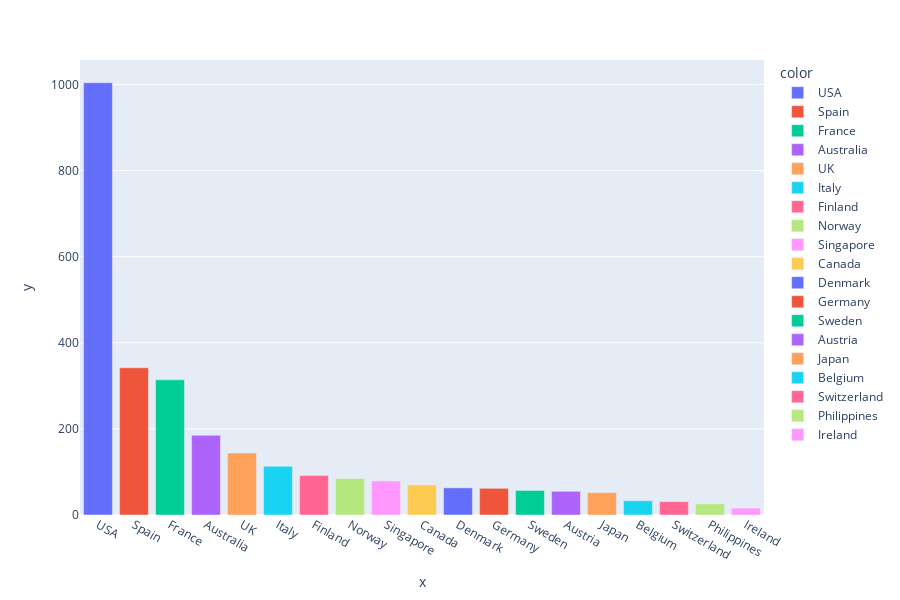

Notebook code cell kept with this figure:
### Code cell
# Grafico para los distintos paises segun el valor de COUNTRY
barplot_visualization('COUNTRY')

### Figure 1 — Plotly figure (JSON) as saved in the notebook; plotly's stock layout.template omitted (floating-point values rounded to 4 significant figures)
{"data": [{"alignmentgroup": "True", "hovertemplate": "color=USA<br>x=%{x}<br>y=%{y}<extra></extra>", "legendgroup": "USA", "marker": {"color": "#636efa", "pattern": {"shape": ""}}, "name": "USA", "offsetgroup": "USA", "orientation": "v", "showlegend": true, "textposition": "auto", "type": "bar", "x": ["USA"], "xaxis": "x", "y": [1004], "yaxis": "y"}, {"alignmentgroup": "True", "hovertemplate": "color=Spain<br>x=%{x}<br>y=%{y}<extra></extra>", "legendgroup": "Spain", "marker": {"color": "#EF553B", "pattern": {"shape": ""}}, "name": "Spain", "offsetgroup": "Spain", "orientation": "v", "showlegend": true, "textposition": "auto", "type": "bar", "x": ["Spain"], "xaxis": "x", "y": [342], "yaxis": "y"}, {"alignmentgroup": "True", "hovertemplate": "color=France<br>x=%{x}<br>y=%{y}<extra></extra>", "legendgroup": "France", "marker": {"color": "#00cc96", "pattern": {"shape": ""}}, "name": "France", "offsetgroup": "France", "orientation": "v", "showlegend": true, "textposition": "auto", "type": "bar", "x": ["France"], "xaxis": "x", "y": [314], "yaxis": "y"}, {"alignmentgroup": "True", "hovertemplate": "color=Australia<br>x=%{x}<br>y=%{y}<extra></extra>", "legendgroup": "Australia", "marker": {"color": "#ab63fa", "pattern": {"shape": ""}}, "name": "Australia", "offsetgroup": "Australia", "orientation": "v", "showlegend": true, "textposition": "auto", "type": "bar", "x": ["Australia"], "xaxis": "x", "y": [185], "yaxis": "y"}, {"alignmentgroup": "True", "hovertemplate": "color=UK<br>x=%{x}<br>y=%{y}<extra></extra>", "legendgroup": "UK", "marker": {"color": "#FFA15A", "pattern": {"shape": ""}}, "name": "UK", "offsetgroup": "UK", "orientation": "v", "showlegend": true, "textposition": "auto", "type": "bar", "x": ["UK"], "xaxis": "x", "y": [144], "yaxis": "y"}, {"alignmentgroup": "True", "hovertemplate": "color=Italy<br>x=%{x}<br>y=%{y}<extra></extra>", "legendgroup": "Italy", "marker": {"color": "#19d3f3", "pattern": {"shape": ""}}, "name": "Italy", "offsetgroup": "Italy", "orientation": "v", "showlegend": true, "textposition": "auto", "type": "bar", "x": ["Italy"], "xaxis": "x", "y": [113], "yaxis": "y"}, {"alignmentgroup": "True", "hovertemplate": "color=Finland<br>x=%{x}<br>y=%{y}<extra></extra>", "legendgroup": "Finland", "marker": {"color": "#FF6692", "pattern": {"shape": ""}}, "name": "Finland", "offsetgroup": "Finland", "orientation": "v", "showlegend": true, "textposition": "auto", "type": "bar", "x": ["Finland"], "xaxis": "x", "y": [92], "yaxis": "y"}, {"alignmentgroup": "True", "hovertemplate": "color=Norway<br>x=%{x}<br>y=%{y}<extra></extra>", "legendgroup": "Norway", "marker": {"color": "#B6E880", "pattern": {"shape": ""}}, "name": "Norway", "offsetgroup": "Norway", "orientation": "v", "showlegend": true, "textposition": "auto", "type": "bar", "x": ["Norway"], "xaxis": "x", "y": [85], "yaxis": "y"}, {"alignmentgroup": "True", "hovertemplate": "color=Singapore<br>x=%{x}<br>y=%{y}<extra></extra>", "legendgroup": "Singapore", "marker": {"color": "#FF97FF", "pattern": {"shape": ""}}, "name": "Singapore", "offsetgroup": "Singapore", "orientation": "v", "showlegend": true, "textposition": "auto", "type": "bar", "x": ["Singapore"], "xaxis": "x", "y": [79], "yaxis": "y"}, {"alignmentgroup": "True", "hovertemplate": "color=Canada<br>x=%{x}<br>y=%{y}<extra></extra>", "legendgroup": "Canada", "marker": {"color": "#FECB52", "pattern": {"shape": ""}}, "name": "Canada", "offsetgroup": "Canada", "orientation": "v", "showlegend": true, "textposition": "auto", "type": "bar", "x": ["Canada"], "xaxis": "x", "y": [70], "yaxis": "y"}, {"alignmentgroup": "True", "hovertemplate": "color=Denmark<br>x=%{x}<br>y=%{y}<extra></extra>", "legendgroup": "Denmark", "marker": {"color": "#636efa", "pattern": {"shape": ""}}, "name": "Denmark", "offsetgroup": "Denmark", "orientation": "v", "showlegend": true, "textposition": "auto", "type": "bar", "x": ["Denmark"], "xaxis": "x", "y": [63], "yaxis": "y"}, {"alignmentgroup": "True", "hovertemplate": "color=Germany<br>x=%{x}<br>y=%{y}<extra></extra>", "legendgroup": "Germany", "marker": {"color": "#EF553B", "pattern": {"shape": ""}}, "name": "Germany", "offsetgroup": "Germany", "orientation": "v", "showlegend": true, "textposition": "auto", "type": "bar", "x": ["Germany"], "xaxis": "x", "y": [62], "yaxis": "y"}, {"alignmentgroup": "True", "hovertemplate": "color=Sweden<br>x=%{x}<br>y=%{y}<extra></extra>", "legendgroup": "Sweden", "marker": {"color": "#00cc96", "pattern": {"shape": ""}}, "name": "Sweden", "offsetgroup": "Sweden", "orientation": "v", "showlegend": true, "textposition": "auto", "type": "bar", "x": ["Sweden"], "xaxis": "x", "y": [57], "yaxis": "y"}, {"alignmentgroup": "True", "hovertemplate": "color=Austria<br>x=%{x}<br>y=%{y}<extra></extra>", "legendgroup": "Austria", "marker": {"color": "#ab63fa", "pattern": {"shape": ""}}, "name": "Austria", "offsetgroup": "Austria", "orientation": "v", "showlegend": true, "textposition": "auto", "type": "bar", "x": ["Austria"], "xaxis": "x", "y": [55], "yaxis": "y"}, {"alignmentgroup": "True", "hovertemplate": "color=Japan<br>x=%{x}<br>y=%{y}<extra></extra>", "legendgroup": "Japan", "marker": {"color": "#FFA15A", "pattern": {"shape": ""}}, "name": "Japan", "offsetgroup": "Japan", "orientation": "v", "showlegend": true, "textposition": "auto", "type": "bar", "x": ["Japan"], "xaxis": "x", "y": [52], "yaxis": "y"}, {"alignmentgroup": "True", "hovertemplate": "color=Belgium<br>x=%{x}<br>y=%{y}<extra></extra>", "legendgroup": "Belgium", "marker": {"color": "#19d3f3", "pattern": {"shape": ""}}, "name": "Belgium", "offsetgroup": "Belgium", "orientation": "v", "showlegend": true, "textposition": "auto", "type": "bar", "x": ["Belgium"], "xaxis": "x", "y": [33], "yaxis": "y"}, {"alignmentgroup": "True", "hovertemplate": "color=Switzerland<br>x=%{x}<br>y=%{y}<extra></extra>", "legendgroup": "Switzerland", "marker": {"color": "#FF6692", "pattern": {"shape": ""}}, "name": "Switzerland", "offsetgroup": "Switzerland", "orientation": "v", "showlegend": true, "textposition": "auto", "type": "bar", "x": ["Switzerland"], "xaxis": "x", "y": [31], "yaxis": "y"}, {"alignmentgroup": "True", "hovertemplate": "color=Philippines<br>x=%{x}<br>y=%{y}<extra></extra>", "legendgroup": "Philippines", "marker": {"color": "#B6E880", "pattern": {"shape": ""}}, "name": "Philippines", "offsetgroup": "Philippines", "orientation": "v", "showlegend": true, "textposition": "auto", "type": "bar", "x": ["Philippines"], "xaxis": "x", "y": [26], "yaxis": "y"}, {"alignmentgroup": "True", "hovertemplate": "color=Ireland<br>x=%{x}<br>y=%{y}<extra></extra>", "legendgroup": "Ireland", "marker": {"color": "#FF97FF", "pattern": {"shape": ""}}, "name": "Ireland", "offsetgroup": "Ireland", "orientation": "v", "showlegend": true, "textposition": "auto", "type": "bar", "x": ["Ireland"], "xaxis": "x", "y": [16], "yaxis": "y"}], "layout": {"barmode": "relative", "height": 600, "legend": {"title": {"text": "color"}, "tracegroupgap": 0}, "margin": {"t": 60}, "xaxis": {"anchor": "y", "domain": [0, 1], "title": {"text": "x"}}, "yaxis": {"anchor": "x", "domain": [0, 1], "title": {"text": "y"}}}}
